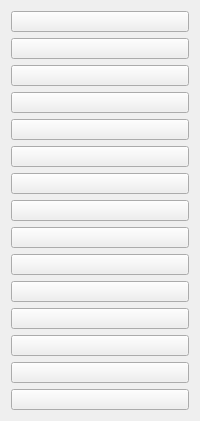
       <widget class="QWidget" name="tab_1">
        <attribute name="title">
         <string>Species List 1</string>
        </attribute>
        <layout class="QVBoxLayout" name="verticalLayout_3">
         <item>
          <widget class="QPushButton" name="btn1">
           <property name="minimumSize">
            <size>
             <width>0</width>
             <height>0</height>
            </size>
           </property>
           <property name="maximumSize">
            <size>
             <width>16777215</width>
             <height>16777215</height>
            </size>
           </property>
           <property name="font">
            <font>
             <pointsize>8</pointsize>
            </font>
           </property>
           <property name="text">
            <string/>
           </property>
           <property name="checkable">
            <bool>true</bool>
           </property>
           <property name="autoExclusive">
            <bool>true</bool>
           </property>
          </widget>
         </item>
         <item>
          <widget class="QPushButton" name="btn2">
           <property name="minimumSize">
            <size>
             <width>0</width>
             <height>0</height>
            </size>
           </property>
           <property name="maximumSize">
            <size>
             <width>16777215</width>
             <height>16777215</height>
            </size>
           </property>
           <property name="font">
            <font>
             <pointsize>8</pointsize>
            </font>
           </property>
           <property name="text">
            <string/>
           </property>
           <property name="checkable">
            <bool>true</bool>
           </property>
           <property name="autoExclusive">
            <bool>true</bool>
           </property>
          </widget>
         </item>
         <item>
          <widget class="QPushButton" name="btn3">
           <property name="minimumSize">
            <size>
             <width>0</width>
             <height>0</height>
            </size>
           </property>
           <property name="maximumSize">
            <size>
             <width>16777215</width>
             <height>16777215</height>
            </size>
           </property>
           <property name="font">
            <font>
             <pointsize>8</pointsize>
            </font>
           </property>
           <property name="text">
            <string/>
           </property>
           <property name="checkable">
            <bool>true</bool>
           </property>
           <property name="autoExclusive">
            <bool>true</bool>
           </property>
          </widget>
         </item>
         <item>
          <widget class="QPushButton" name="btn4">
           <property name="minimumSize">
            <size>
             <width>0</width>
             <height>0</height>
            </size>
           </property>
           <property name="maximumSize">
            <size>
             <width>16777215</width>
             <height>16777215</height>
            </size>
           </property>
           <property name="font">
            <font>
             <pointsize>8</pointsize>
            </font>
           </property>
           <property name="text">
            <string/>
           </property>
           <property name="checkable">
            <bool>true</bool>
           </property>
           <property name="autoExclusive">
            <bool>true</bool>
           </property>
          </widget>
         </item>
         <item>
          <widget class="QPushButton" name="btn5">
           <property name="minimumSize">
            <size>
             <width>0</width>
             <height>0</height>
            </size>
           </property>
           <property name="maximumSize">
            <size>
             <width>16777215</width>
             <height>16777215</height>
            </size>
           </property>
           <property name="font">
            <font>
             <pointsize>8</pointsize>
            </font>
           </property>
           <property name="text">
            <string/>
           </property>
           <property name="checkable">
            <bool>true</bool>
           </property>
           <property name="autoExclusive">
            <bool>true</bool>
           </property>
          </widget>
         </item>
         <item>
          <widget class="QPushButton" name="btn6">
           <property name="minimumSize">
            <size>
             <width>0</width>
             <height>0</height>
            </size>
           </property>
           <property name="maximumSize">
            <size>
             <width>16777215</width>
             <height>16777215</height>
            </size>
           </property>
           <property name="font">
            <font>
             <pointsize>8</pointsize>
            </font>
           </property>
           <property name="text">
            <string/>
           </property>
           <property name="checkable">
            <bool>true</bool>
           </property>
           <property name="autoExclusive">
            <bool>true</bool>
           </property>
          </widget>
         </item>
         <item>
          <widget class="QPushButton" name="btn7">
           <property name="minimumSize">
            <size>
             <width>0</width>
             <height>0</height>
            </size>
           </property>
           <property name="maximumSize">
            <size>
             <width>16777215</width>
             <height>16777215</height>
            </size>
           </property>
           <property name="font">
            <font>
             <pointsize>8</pointsize>
            </font>
           </property>
           <property name="text">
            <string/>
           </property>
           <property name="checkable">
            <bool>true</bool>
           </property>
           <property name="autoExclusive">
            <bool>true</bool>
           </property>
          </widget>
         </item>
         <item>
          <widget class="QPushButton" name="btn8">
           <property name="minimumSize">
            <size>
             <width>0</width>
             <height>0</height>
            </size>
           </property>
           <property name="maximumSize">
            <size>
             <width>16777215</width>
             <height>16777215</height>
            </size>
           </property>
           <property name="font">
            <font>
             <pointsize>8</pointsize>
            </font>
           </property>
           <property name="text">
            <string/>
           </property>
           <property name="checkable">
            <bool>true</bool>
           </property>
           <property name="autoExclusive">
            <bool>true</bool>
           </property>
          </widget>
         </item>
         <item>
          <widget class="QPushButton" name="btn9">
           <property name="minimumSize">
            <size>
             <width>0</width>
             <height>0</height>
            </size>
           </property>
           <property name="maximumSize">
            <size>
             <width>16777215</width>
             <height>16777215</height>
            </size>
           </property>
           <property name="font">
            <font>
             <pointsize>8</pointsize>
            </font>
           </property>
           <property name="text">
            <string/>
           </property>
           <property name="checkable">
            <bool>true</bool>
           </property>
           <property name="autoExclusive">
            <bool>true</bool>
           </property>
          </widget>
         </item>
         <item>
          <widget class="QPushButton" name="btn10">
           <property name="minimumSize">
            <size>
             <width>0</width>
             <height>0</height>
            </size>
           </property>
           <property name="maximumSize">
            <size>
             <width>16777215</width>
             <height>16777215</height>
            </size>
           </property>
           <property name="font">
            <font>
             <pointsize>8</pointsize>
            </font>
           </property>
           <property name="text">
            <string/>
           </property>
           <property name="checkable">
            <bool>true</bool>
           </property>
           <property name="autoExclusive">
            <bool>true</bool>
           </property>
          </widget>
         </item>
         <item>
          <widget class="QPushButton" name="btn11">
           <property name="minimumSize">
            <size>
             <width>0</width>
             <height>0</height>
            </size>
           </property>
           <property name="maximumSize">
            <size>
             <width>16777215</width>
             <height>16777215</height>
            </size>
           </property>
           <property name="font">
            <font>
             <pointsize>8</pointsize>
            </font>
           </property>
           <property name="text">
            <string/>
           </property>
           <property name="checkable">
            <bool>true</bool>
           </property>
           <property name="autoExclusive">
            <bool>true</bool>
           </property>
          </widget>
         </item>
         <item>
          <widget class="QPushButton" name="btn12">
           <property name="minimumSize">
            <size>
             <width>0</width>
             <height>0</height>
            </size>
           </property>
           <property name="maximumSize">
            <size>
             <width>16777215</width>
             <height>16777215</height>
            </size>
           </property>
           <property name="font">
            <font>
             <pointsize>8</pointsize>
            </font>
           </property>
           <property name="text">
            <string/>
           </property>
           <property name="checkable">
            <bool>true</bool>
           </property>
           <property name="autoExclusive">
            <bool>true</bool>
           </property>
          </widget>
         </item>
         <item>
          <widget class="QPushButton" name="btn13">
           <property name="minimumSize">
            <size>
             <width>0</width>
             <height>0</height>
            </size>
           </property>
           <property name="maximumSize">
            <size>
             <width>16777215</width>
             <height>16777215</height>
            </size>
           </property>
           <property name="font">
            <font>
             <pointsize>8</pointsize>
            </font>
           </property>
           <property name="text">
            <string/>
           </property>
           <property name="checkable">
            <bool>true</bool>
           </property>
           <property name="autoExclusive">
            <bool>true</bool>
           </property>
          </widget>
         </item>
         <item>
          <widget class="QPushButton" name="btn14">
           <property name="minimumSize">
            <size>
             <width>0</width>
             <height>0</height>
            </size>
           </property>
           <property name="maximumSize">
            <size>
             <width>16777215</width>
             <height>16777215</height>
            </size>
           </property>
           <property name="font">
            <font>
             <pointsize>8</pointsize>
            </font>
           </property>
           <property name="text">
            <string/>
           </property>
           <property name="checkable">
            <bool>true</bool>
           </property>
           <property name="autoExclusive">
            <bool>true</bool>
           </property>
          </widget>
         </item>
         <item>
          <widget class="QPushButton" name="btn15">
           <property name="minimumSize">
            <size>
             <width>0</width>
             <height>0</height>
            </size>
           </property>
           <property name="maximumSize">
            <size>
             <width>16777215</width>
             <height>16777215</height>
            </size>
           </property>
           <property name="font">
            <font>
             <pointsize>8</pointsize>
            </font>
           </property>
           <property name="text">
            <string/>
           </property>
           <property name="checkable">
            <bool>true</bool>
           </property>
           <property name="autoExclusive">
            <bool>true</bool>
           </property>
          </widget>
         </item>
        </layout>
       </widget>
